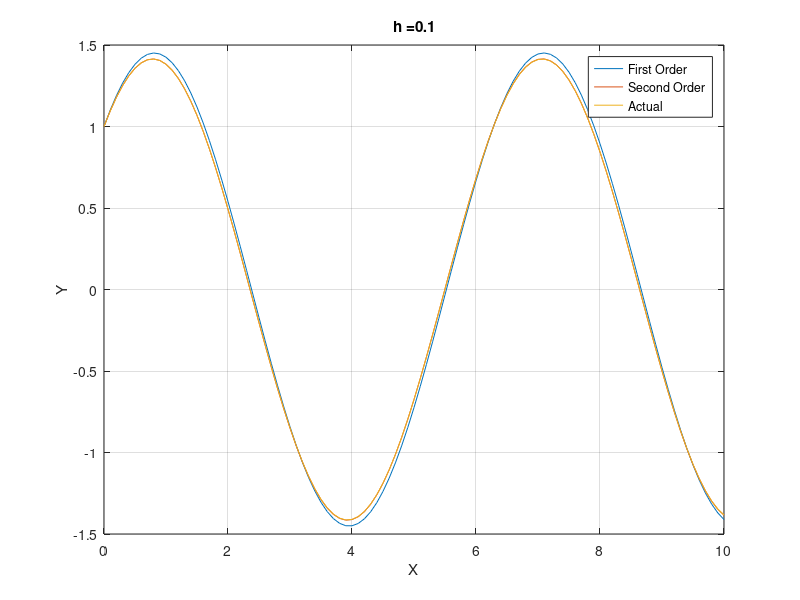
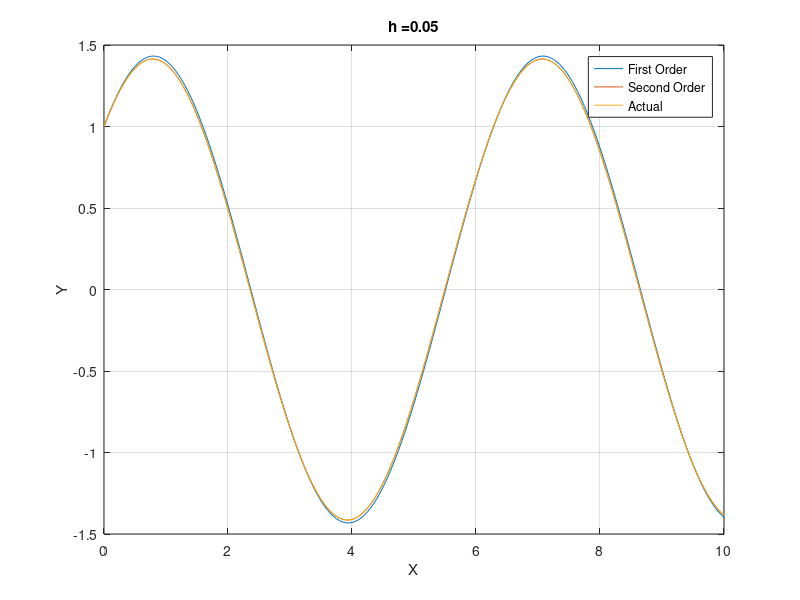
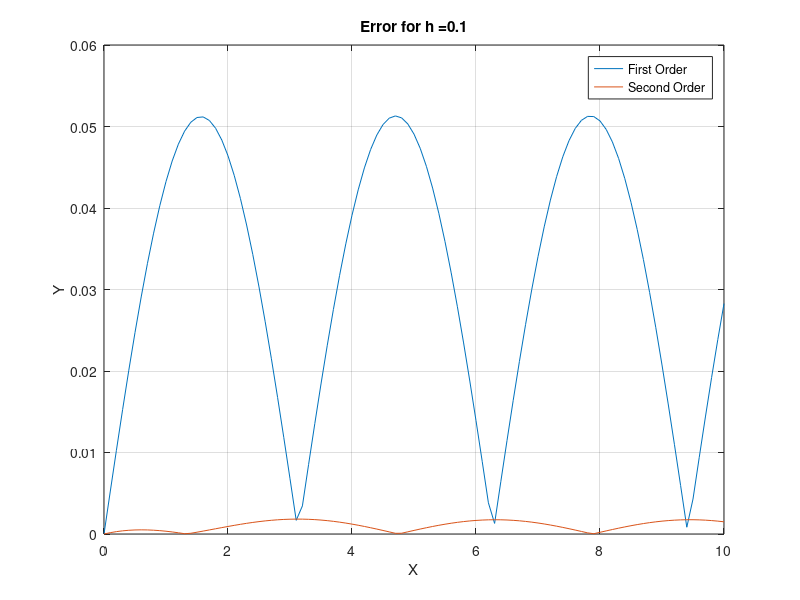
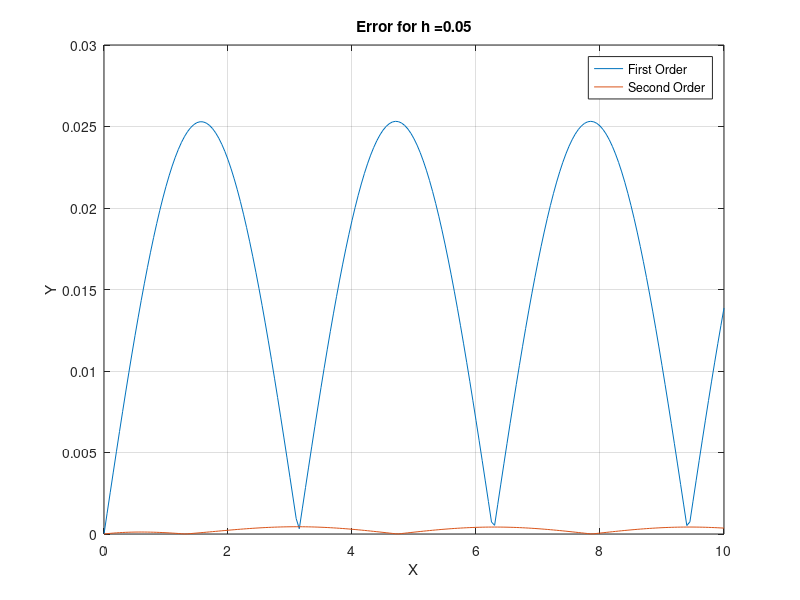

Reproduce these figures in MATLAB, in order.
clear all; close all; clc;

x0 = 0;
xn = 10;
y0 = 1;
steps = [0.1, 0.05];

for steps_i = 1:length(steps)
    h = steps(steps_i);
    
    x = x0:h:xn;
    y_first = zeros(1, length(x));
    y_second = zeros(1, length(x));
    y_actual = sin(x) + cos(x);
    
    y_first(1) = y0; y_second = y0;
    
    for xi=2:length(x)
       y_first(xi) = y_first(xi-1) + h*(-y_first(xi-1)+2*cos(x(xi-1)));
       y_second(xi) = y_second(xi-1) + h*(-y_second(xi-1)+2*cos(x(xi-1)))...
           +(h^2/2)*(y_second(xi-1)-2*(cos(x(xi-1))+sin(x(xi-1))));
    end
    
    figure(steps_i);
    plot(x, y_first, x, y_second, x, y_actual);
    legend('First Order','Second Order', 'Actual');
    grid on; xlabel('X'); ylabel('Y');
    title(strcat('h = ', num2str(h)));
    
    figure(steps_i+5);
    plot(x, abs(y_actual-y_first), x, abs(y_actual-y_second));
    legend('First Order','Second Order');
    grid on; xlabel('X'); ylabel('Y');
    title(strcat('Error for h = ', num2str(h)));
    
end